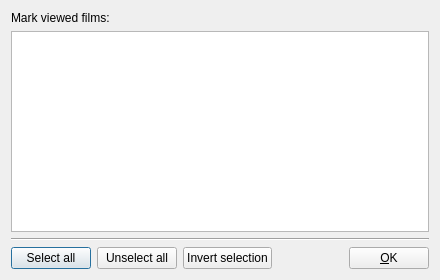
<?xml version="1.0" encoding="UTF-8"?>
<ui version="4.0">
 <class>CheckViewedDialog</class>
 <widget class="QDialog" name="CheckViewedDialog">
  <property name="geometry">
   <rect>
    <x>0</x>
    <y>0</y>
    <width>440</width>
    <height>280</height>
   </rect>
  </property>
  <property name="windowTitle">
   <string>Views counter</string>
  </property>
  <layout class="QVBoxLayout" name="layoutMain">
   <item>
    <widget class="QLabel" name="labelMarkViewed">
     <property name="text">
      <string>Mark viewed films:</string>
     </property>
    </widget>
   </item>
   <item>
    <widget class="CheckedListWidget" name="lwMain">
     <property name="alternatingRowColors">
      <bool>true</bool>
     </property>
    </widget>
   </item>
   <item>
    <widget class="Line" name="line">
     <property name="orientation">
      <enum>Qt::Horizontal</enum>
     </property>
    </widget>
   </item>
   <item>
    <layout class="QHBoxLayout" name="layoutFooter">
     <item>
      <widget class="QPushButton" name="bSelectAll">
       <property name="text">
        <string>Select all</string>
       </property>
      </widget>
     </item>
     <item>
      <widget class="QPushButton" name="bUnselectAll">
       <property name="text">
        <string>Unselect all</string>
       </property>
      </widget>
     </item>
     <item>
      <widget class="QPushButton" name="bInvertSelection">
       <property name="text">
        <string>Invert selection</string>
       </property>
      </widget>
     </item>
     <item>
      <spacer name="spacerFooter2">
       <property name="orientation">
        <enum>Qt::Horizontal</enum>
       </property>
       <property name="sizeHint" stdset="0">
        <size>
         <width>40</width>
         <height>20</height>
        </size>
       </property>
      </spacer>
     </item>
     <item>
      <widget class="QPushButton" name="bOk">
       <property name="text">
        <string>&amp;OK</string>
       </property>
      </widget>
     </item>
    </layout>
   </item>
  </layout>
 </widget>
 <customwidgets>
  <customwidget>
   <class>CheckedListWidget</class>
   <extends>QListWidget</extends>
   <header>widgets/checkedlistwidget.h</header>
  </customwidget>
 </customwidgets>
 <resources/>
 <connections>
  <connection>
   <sender>bOk</sender>
   <signal>clicked()</signal>
   <receiver>CheckViewedDialog</receiver>
   <slot>accept()</slot>
   <hints>
    <hint type="sourcelabel">
     <x>375</x>
     <y>197</y>
    </hint>
    <hint type="destinationlabel">
     <x>213</x>
     <y>110</y>
    </hint>
   </hints>
  </connection>
 </connections>
</ui>
